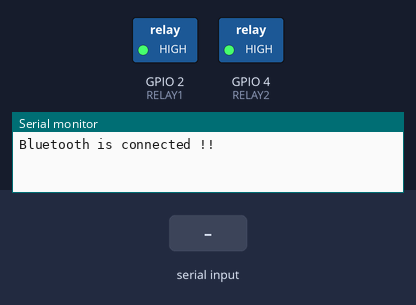
Bench run of a sketch on a simulated ESP32. Parts: switched loads named in the sketch (green lamp = pin HIGH), the last lines printed to the serial monitor. The test bench sets the inputs (shaded band). Nothing arrives over Bluetooth unless stated.

Above: at 1.2 s.
1.3 s: "on1" received over the second serial link
At 3.1 s:
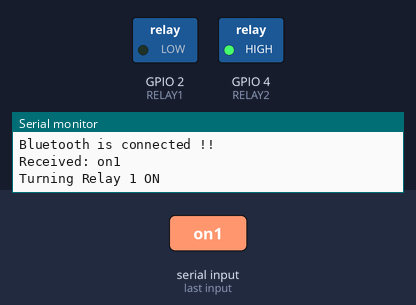
3.8 s: "on2" received over the second serial link
At 6.0 s:
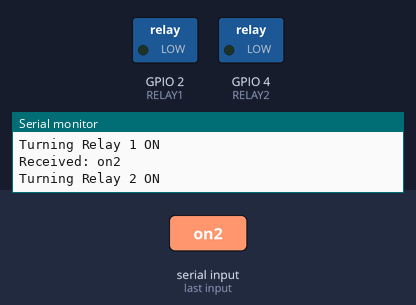
6.3 s: "off1" received over the second serial link
At 8.1 s:
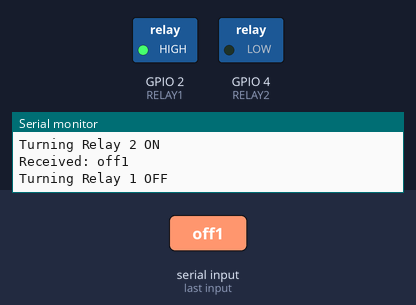
8.8 s: "off2" received over the second serial link
At 11.2 s:
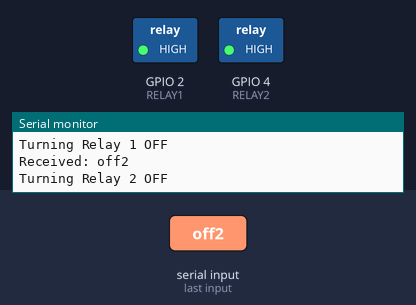
Timing chart, 0 to 12.3 s (numbered marks = the images above; inputs shaded):
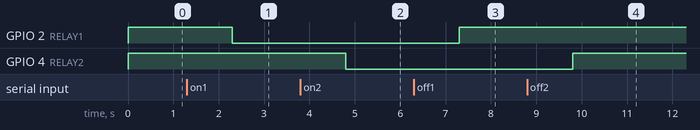

Measured:
- after the input at 1.3 s, GPIO 2 (RELAY1): HIGH → LOW after 1.0 s
- after the input at 3.8 s, GPIO 4 (RELAY2): HIGH → LOW after 1.0 s
- after the input at 6.3 s, GPIO 2 (RELAY1): LOW → HIGH after 1.0 s
- after the input at 8.8 s, GPIO 4 (RELAY2): LOW → HIGH after 1.0 s

The sketch:

ESP_32_BT_relay_control.ino
```cpp
#include "BluetoothSerial.h"

#define RELAY1 2
#define RELAY2 4

BluetoothSerial SerialBT; // Creating Bluetooth object

void setup() {
    Serial.begin(115200);
    SerialBT.begin("ESP_32_SmartHome");
    Serial.println("Bluetooth is connected !!");

    pinMode(RELAY1, OUTPUT);
    pinMode(RELAY2, OUTPUT);

    digitalWrite(RELAY1, HIGH);  // Adjust if relay is active LOW
    digitalWrite(RELAY2, HIGH);
}

void loop() {
    if (SerialBT.available()) {
        String receivedData = SerialBT.readString();
        receivedData.trim();  // Remove unwanted characters (\n, \r)

        Serial.print("Received: ");
        Serial.println(receivedData);

        if (receivedData.equalsIgnoreCase("on1")) {
            Serial.println("Turning Relay 1 ON");
            digitalWrite(RELAY1, LOW); // Change to HIGH if relay logic is reversed
        }
        else if (receivedData.equalsIgnoreCase("off1")) {
            Serial.println("Turning Relay 1 OFF");
            digitalWrite(RELAY1, HIGH);
        }
        else if (receivedData.equalsIgnoreCase("on2")) {
            Serial.println("Turning Relay 2 ON");
            digitalWrite(RELAY2, LOW);
        }
        else if (receivedData.equalsIgnoreCase("off2")) {
            Serial.println("Turning Relay 2 OFF");
            digitalWrite(RELAY2, HIGH);
        }
        else {
            Serial.println("Invalid Command");
        }
    }
}
```
